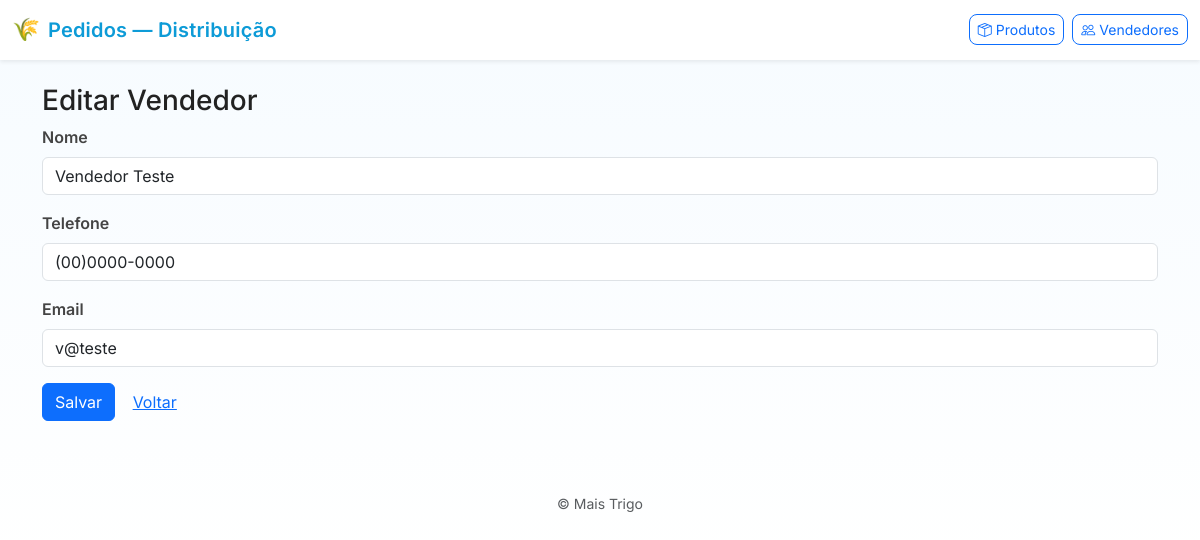
The app's page /vendors/1/edit with its own data.
### app/models.py (models this page shows)
class Vendor(db.Model):
    id = db.Column(db.Integer, primary_key=True)
    name = db.Column(db.String(120), nullable=False)
    phone = db.Column(db.String(50))
    email = db.Column(db.String(120))

### app/routes.py (the view, shortened to what this page needs)
@bp.route('/vendors/<int:vendor_id>/edit', methods=['GET', 'POST'])
def edit_vendor(vendor_id):
    vendor = Vendor.query.get_or_404(vendor_id)
    return render_template('vendor_form.html', vendor=vendor)

### app/templates/vendor_form.html
{% extends 'layout.html' %}
{% block content %}
  <h3>{{ 'Editar Vendedor' if vendor else 'Novo Vendedor' }}</h3>
  <form method="post" action="{{ url_for('main.edit_vendor', vendor_id=vendor.id) if vendor else url_for('main.new_vendor') }}">
    <div class="mb-3">
      <label class="form-label">Nome</label>
      <input class="form-control" name="name" required value="{{ vendor.name if vendor else (form.get('name') if form else '') }}">
    </div>
    <div class="mb-3">
      <label class="form-label">Telefone</label>
      <input class="form-control" name="phone" value="{{ vendor.phone if vendor else (form.get('phone') if form else '') }}">
    </div>
    <div class="mb-3">
      <label class="form-label">Email</label>
      <input class="form-control" name="email" type="email" value="{{ vendor.email if vendor else (form.get('email') if form else '') }}">
    </div>
    <button class="btn btn-primary" type="submit">Salvar</button>
    <a class="btn btn-link" href="{{ url_for('main.vendors') }}">Voltar</a>
  </form>
{% endblock %}

### app/static/style.css (style rules this page uses)
:root { --bg: #f8fbff; --card-bg: #ffffff; --accent: #0d9bd7; --muted: #6c757d; --radius: 10px; --shadow: 0 10px 30px rgba(13,155,215,0.06); }
body { padding-bottom: 40px; font-family: 'Inter', system-ui, -apple-system, "Segoe UI", Roboto, "Helvetica Neue", Arial; background: linear-gradient(180deg, #f6fbff 0%, #ffffff 100%); color: #222; }
.form-label { font-weight: 600; color: #444; }

### records on screen
Vendor: name "Vendedor Teste", phone "(00)0000-0000", email "v@teste"

### other values on screen
{{ 'Editar Vendedor' if vendor else 'Novo Vendedor' }} "Editar Vendedor"
